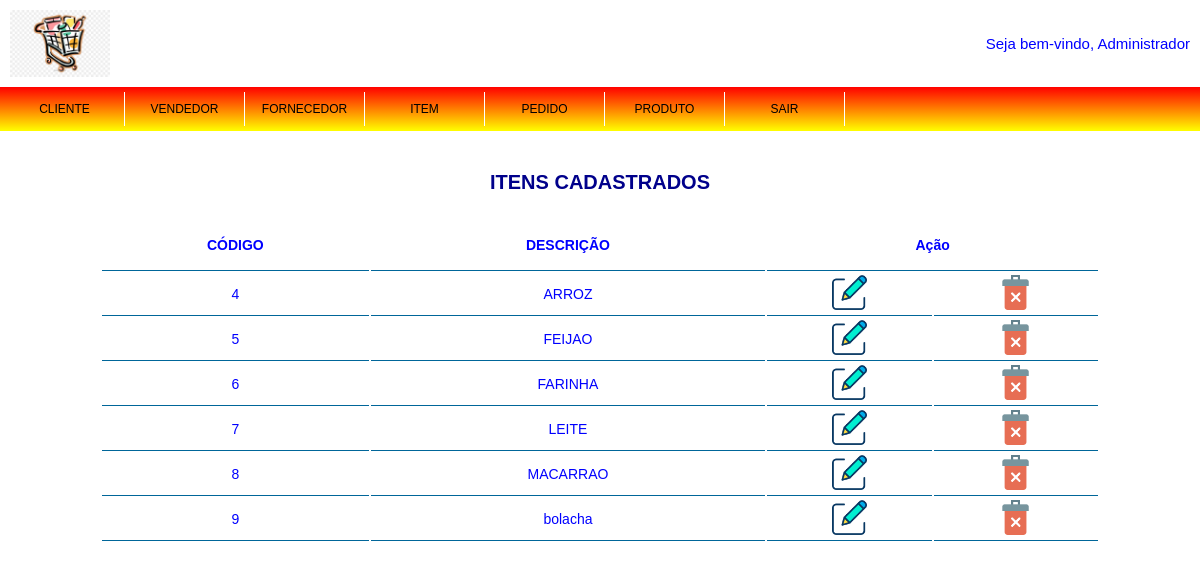
The app's page /admin/item/exibir.php (signed in) with its own data.
### tables this page shows
CREATE TABLE `item` (
  `codigo_item` int(11) NOT NULL,
  `codigo_pedido` int(11) NOT NULL,
  `codigo_produto` int(11) NOT NULL,
  `descricao` varchar(50) NOT NULL
);

### admin/item/exibir.php (the view)
<?php require('../topo_admin.php');
	require('../../conexao.php');
	$select_item = mysqli_query($conexao, "SELECT * FROM item ORDER BY codigo_item ASC");
		if (mysqli_num_rows($select_item) > 0) {
			$dados_item = mysqli_fetch_assoc($select_item);
		} else {
			echo "<script> alert ('NÃO EXISTEM ITENS CADASTRADOS!');</script>";
			echo "<script> window.location.href='$url_admin/item';</script>";
		}
?>
		<div class="estila_tabela">
			<div><h1>ITENS CADASTRADOS</h1></div>
				<table>
					<tr class="tabela_cabecalho">
						<td>CÓDIGO</td>
						<td>DESCRIÇÃO</td>
						<td colspan="2">Ação</td>
					</tr>
				<?php do{
					?>
					<tr>
						<td><?php echo $dados_item['codigo_item'];?></td>
						<td><?php echo $dados_item['descricao'];?></td>
						<td>
							<a href="editar.php?codigo_item=<?php echo $dados_item['codigo_item'];?>">
								<img src="../../img/editar.png" class="botao_acao" title="Editar">
							</a>
						</td>
						<td>
							<a href="javascript:func()" onclick="confirmar_exclusao('<?php echo $dados_item['codigo_item'];?>')">
								<img src="../../img/excluir.png" class="botao_acao" title="Excluir">
							</a>
						</td>
					</tr>
				<?php }while ($dados_item = mysqli_fetch_assoc($select_item));?>
				</table>
		</div>
</body>
</html>

### admin/topo_admin.php (shortened to what this page needs)
<!DOCTYPE html>
<html lang="pt-br">
<head>
	<link rel="stylesheet" type="text/css" href="<?php echo $_SESSION['url']."/css/estilo.css";?>">
</head>
<body>
		<div class="barra_topo">
				<div class="barra_topo_n1">
						<img src="<?php echo $_SESSION['url']."/img/logo2.png";?>">
						<label><?php echo "Seja bem-vindo, ". $_SESSION['nome_completo_login'];?></label>
				</div>
			<div class="barra_topo_n2">
				<nav>
					<ul class="menu_admin">
						<li><a href="#">CLIENTE</a>
						</li>
						<li><a href="#">VENDEDOR</a>
						</li>
						<li><a href="#">FORNECEDOR</a>
						</li>
						<li><a href="#">ITEM</a>
						</li>
						<li><a href="#">PEDIDO</a>
						</li>
						<li><a href="#">PRODUTO</a>
						</li>
						<li><a href="<?php echo $_SESSION['url']."/sair.php";?>">SAIR</a></li>
					</ul>
				</nav>
			</div>
		</div>

### css/estilo.css (style rules this page uses)
* { margin: 0; padding: 0; font-family: Arial, Helvetica, sans-serif; color: blue; }
html { font-size: 62.5%; }
h1 { font-size: 4rem; margin-bottom: 2.5rem; color: #00008B; text-align: center; }
label, input[type="text"], input[type="password"],input[type="submit"] { font-size: 1.5rem; }
.barra_topo { display: flex; flex-direction: column; }
.barra_topo_n1 { display: flex; flex-direction: row; justify-content: space-between; align-items: center; padding: 1rem; }
.barra_topo_n1 > img { width: 100px; }
.barra_topo_n2 { padding: 0.5rem; background:linear-gradient(red, yellow); }
.menu_admin { list-style:none; float:left; width: 100%; }
.menu_admin li { position: relative; float:left; border-right: 1px solid #FFF; font-size: 1.2rem; width: 10%; text-align: center; }
.menu_admin li a { color: black; text-decoration:none; padding: 1rem 1rem; display:block; }
.estila_tabela { width: 1000px; margin: 4rem auto; }
.estila_tabela > div > h1 { font-size: 2rem; }
table { width: 100%; }
.tabela_cabecalho { font-weight: 600; height: 5rem; }
td { font-size: 1.4rem; border-bottom: 1px solid #069; text-align: center; }
.botao_acao { width: 35px; clienter:pointer; margin-top: 0.2rem; margin-bottom: 0.2rem; }

### records on screen
item: codigo_item "4", descricao "ARROZ"
item: codigo_item "5", descricao "FEIJAO"
item: codigo_item "6", descricao "FARINHA"
item: codigo_item "7", descricao "LEITE"
item: codigo_item "8", descricao "MACARRAO"
item: codigo_item "9", descricao "bolacha"

### other values on screen
$_SESSION['nome_completo_login'] "Administrador"
